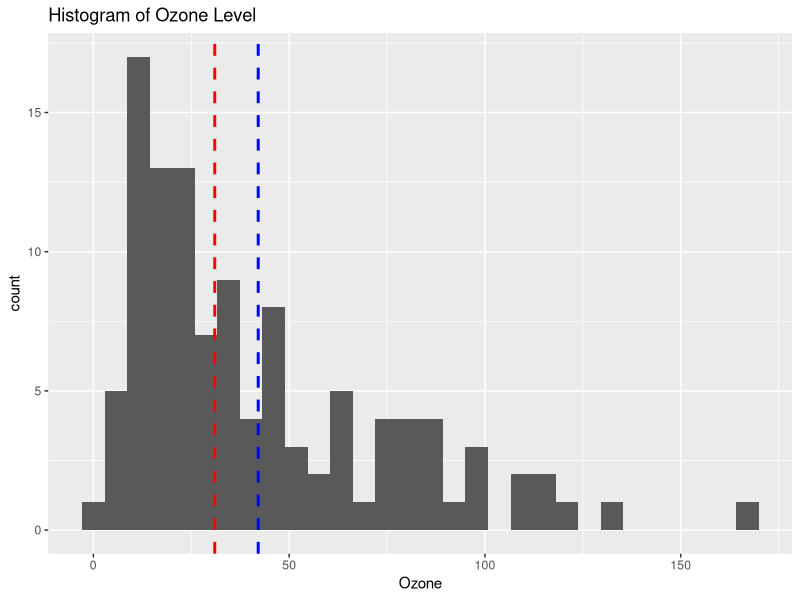
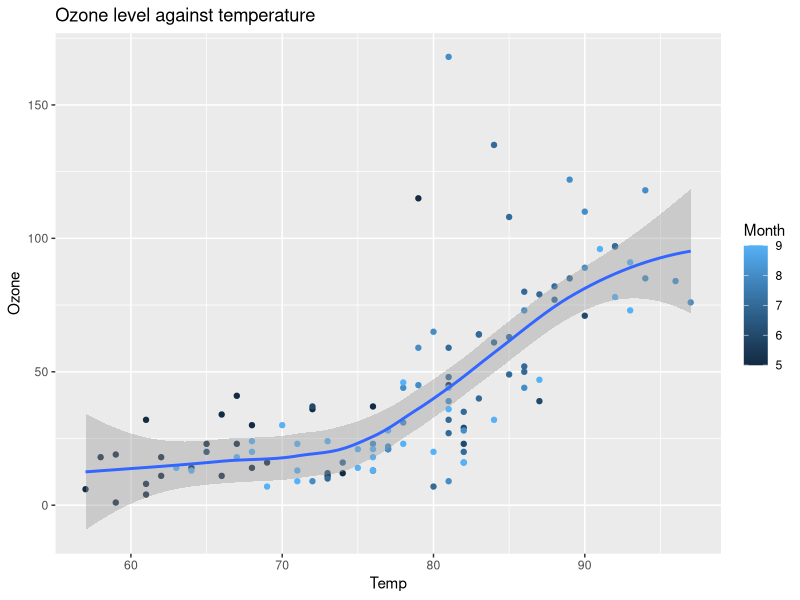
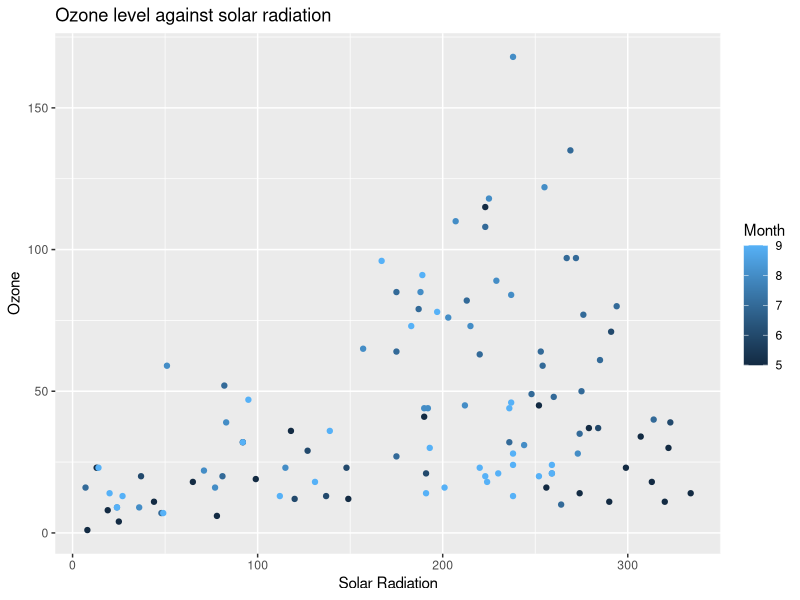
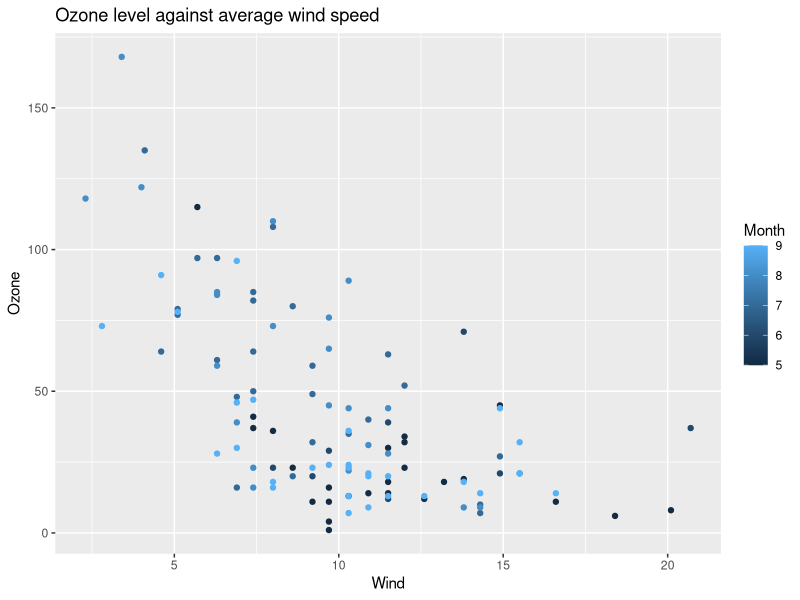
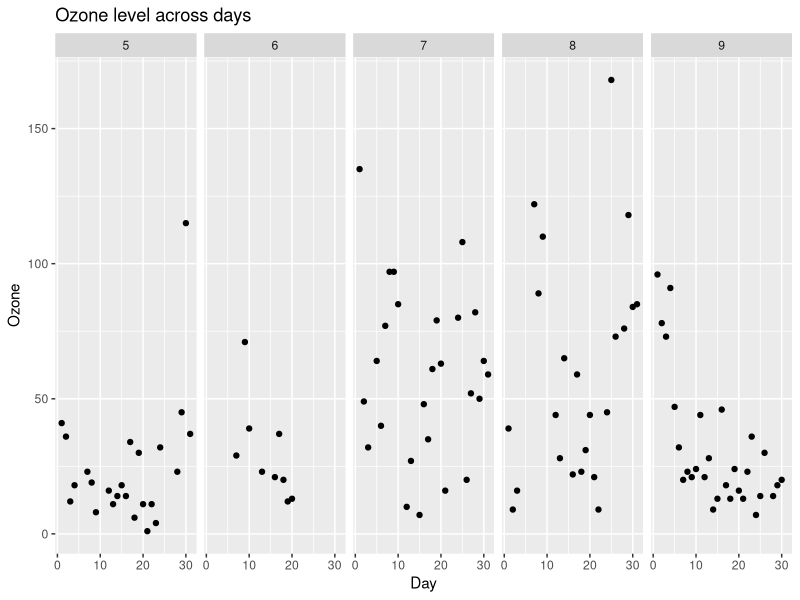

The R script that drew these images, in order:
## ---- chunk 1
#| label: "setup"
#| include: false
library(dplyr)
library(tidyverse)
library(ggplot2)
## ---- chunk 2
#| echo: true
data(airquality)
dim(airquality)
head(airquality, 3)
## ---- chunk 3
air <- drop_na(airquality)
## ---- chunk 4
dim(air)
## ---- chunk 5
air %>% summarise(mean_ozone = mean(Ozone),
                  median_ozone = median(Ozone),
                  sd_ozone = sd(Ozone),
                  max_ozone = max(Ozone),
                  min_ozone = min(Ozone))
## ---- chunk 6
#| label: fig-ozone-histogram
#| fig-cap: "We plot ozone levels in histogram form to get a better sense of the distribution"
ggplot(air, aes(x=Ozone)) + geom_histogram() + 
  ggtitle("Histogram of Ozone Level") + 
  geom_vline(aes(xintercept=mean(Ozone)),
            color="blue", linetype="dashed", size=1) + 
  geom_vline(aes(xintercept=median(Ozone)),
            color="red", linetype="dashed", size=1)
  
## ---- chunk 7
air  %>%
  select(Ozone, Month, Day)%>% 
  slice_max(Ozone, n = 3)
## ---- chunk 8
air  %>%
  select(Ozone, Month, Day)%>% 
  slice_min(Ozone, n = 3)
## ---- chunk 9
air %>% filter(Ozone > 100)
## ---- chunk 10
air %>% 
  group_by(Month) %>%
  summarise(mean_ozone = mean(Ozone),
            mean_temp = mean(Temp),
            sd_temp = sd(Temp),
            median_temp = median(Temp),
            max_temp = max(Temp),
            min_temp = min(Temp),
            count = n()) %>%
  arrange(desc(mean_temp))
## ---- chunk 11
#| label: fig-ozone-temp
#| fig-cap: "Plot of Ozone against temperature shows that there is some relationship between Ozone level and temprature. The colors correspond to month; we can see more black dots in the lower temperature and lower ozone level range, and shallower dots in the higher temperature and higher ozone level range. The blue line represents the rrend line, which is roughly linear. the gray area is 95% confidence interval"
ggplot(air, aes(x=Temp, y=Ozone)) + 
  geom_point(aes(col=Month)) + geom_smooth()+ ggtitle("Ozone level against temperature")
## ---- chunk 12
#| label: fig-ozone-solar
#| fig-cap: "There is no clear relationship between Ozone and solar radiation"
ggplot(air, aes(x=Solar.R, y=Ozone)) + 
  geom_point(aes(col=Month)) + ggtitle("Ozone level against solar radiation") + xlab("Solar Radiation")
## ---- chunk 13
#| label: fig-ozone-wind
#| fig-cap: "Ozone level and wind speed has a negative relationship. The higher the wind speed, the lower the ozone level"
ggplot(air, aes(x=Wind, y=Ozone)) + 
  geom_point(aes(col=Month))  + ggtitle("Ozone level against average wind speed")
## ---- chunk 14
#| label: fig-ozone-days
#| fig-cap: "We plot ozone levels across days separated by months. There is no strong relationship between the ozone levels and the specific days in the month."
ggplot(air, aes(x=Day, y=Ozone)) + 
  geom_point()  + facet_grid(cols = vars(Month))  + ggtitle("Ozone level across days")
## ---- chunk 15
lm.out <- lm(Ozone ~ Temp, data = air)
summary(lm.out)
## ---- chunk 16
lm.out.2 <- lm(Ozone ~ Temp + Month, data = air)
summary(lm.out.2)
## ---- chunk 17
lm.out.3 <- lm(Ozone ~ Temp + Month + Wind + Solar.R, data = air)
summary(lm.out.3)
